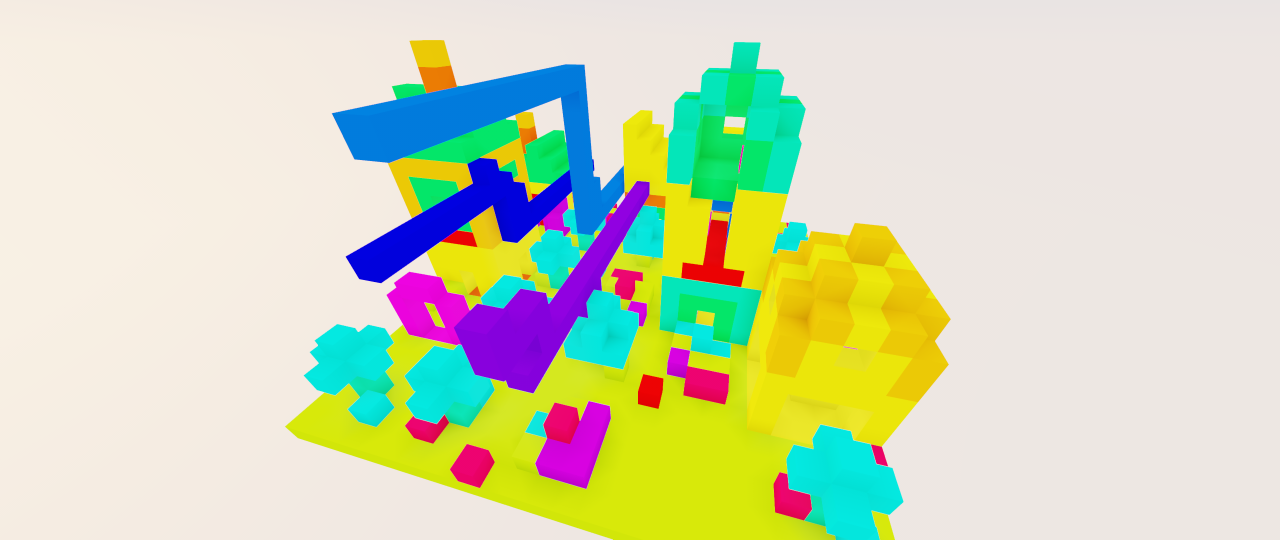
#> input picture mc_vid2struct/mcb_dataset/color_testing/color_example.png, 2560 x 1080 px (shown at 1/2 size)
$ jupyter execute analyse_colors.ipynb
#> lines starting #> are read from the running program, lines starting #| are printed output that depends on the picture; after the words box and inside, x2 and y2 are one past the last pixel; in counts of white or black regions, pixels touching at a corner belong together
[cell 1]
from PIL import Image
import numpy as np
import matplotlib.pyplot as plt

[cell 2]
image = Image.open('color_example.png').convert('HSV')
#> image: PIL image 2560x1080 HSV; mean H, S, V 43.6, 88.6, 236.8
white_threshold = 0.9  # Adjust threshold as needed
non_white_pixels = (np.array(image)[:, :, 1] / 255) > 0.5
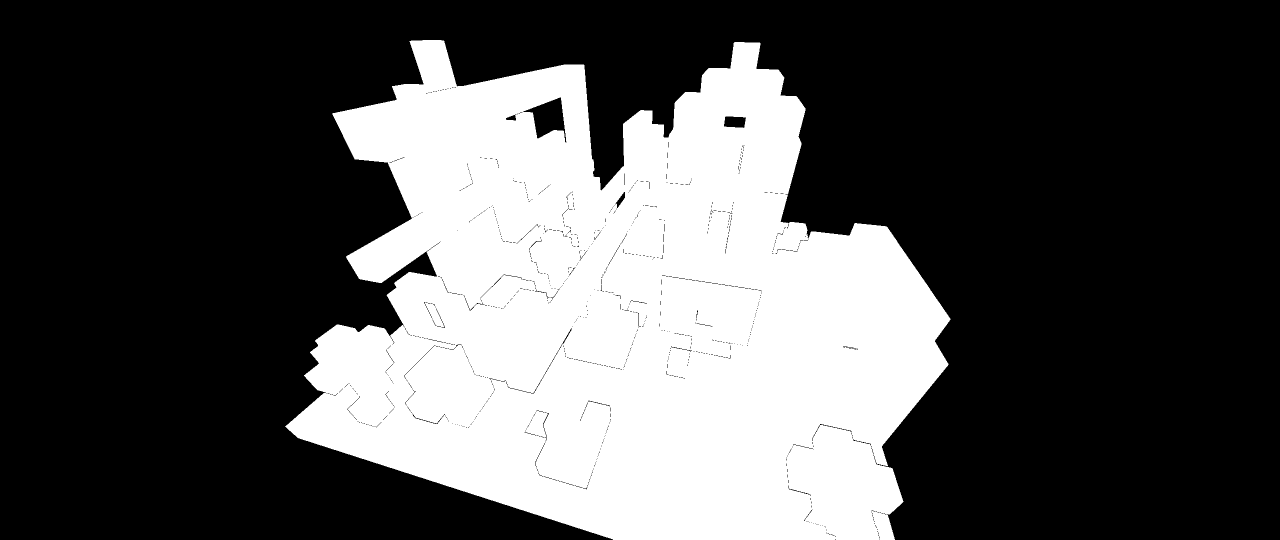
#> non_white_pixels: shape (1080, 2560) bool (shown at 1/2 size); 32.3% white; 1 white region, box (x1, y1, x2, y2) and area: (570, 80, 1901, 1080) 891670
hsv_image_filtered = np.array(image)[non_white_pixels]
hue_values = hsv_image_filtered[:, 0] / 255 * 360
plt.figure(figsize=(10,4))
plt.hist(hue_values, bins=360//5, range=(0, 360), color='blue', edgecolor='black')
plt.title('Histogram of Hue Values')
plt.xlabel('Hue')
plt.ylabel('Frequency')
plt.xticks([i*20 for i in range(18)])
plt.show()
#> figure, not shown here; tallest bar 207299 high, from x = 60 to 65

[cell 3]
image = Image.open('color2.png')
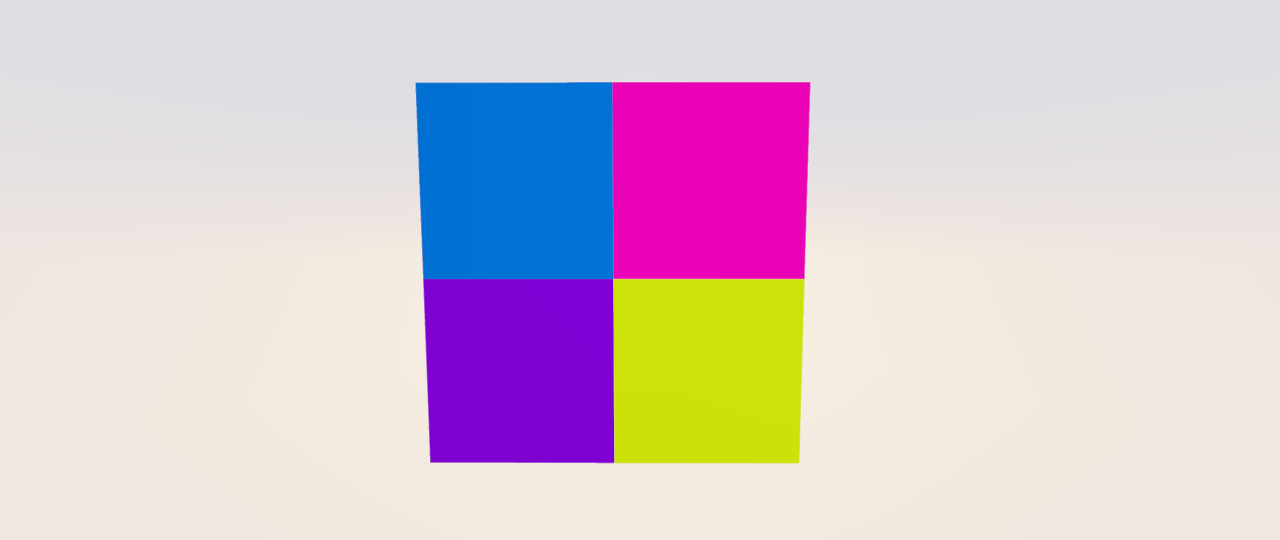
#> input picture mc_vid2struct/mcb_dataset/color_testing/color2.png, 2560 x 1080 px (shown at 1/2 size)
#> image is the input picture: PIL image 2560x1080 RGBA; mean R, G, B, A 214.7, 198, 210.1, 255
print('white ', np.array(image)[0][0])
#| white  [223 222 226 255]
print('blue  ', np.array(image)[350][1050])
#| blue   [  1 114 213 255]
print('pink  ', np.array(image)[350][1400])
#| pink   [233   2 182 255]
print('purple', np.array(image)[750][1050])
#| purple [127   1 211 255]
print('yellow', np.array(image)[750][1400])
#| yellow [205 226   8 255]
print()
image = Image.open('color2.png').convert('HSV')
#> image: PIL image 2560x1080 HSV; mean H, S, V 93.2, 62, 232.1
print('white ', np.array(image)[0][0])
#| white  [180   4 226]
print('blue  ', np.array(image)[350][1050])
#| blue   [147 253 213]
print('pink  ', np.array(image)[350][1400])
#| pink   [221 252 233]
print('purple', np.array(image)[750][1050])
#| purple [195 253 211]
print('yellow', np.array(image)[750][1400])
#| yellow [ 46 245 226]

[cell 4]
hue_values = np.array(image)[:, :, 0].flatten() / 255
plt.hist(hue_values, bins=360, range=(0, 1), color='blue', edgecolor='black')
plt.title('Histogram of Hue Values')
plt.xlabel('Hue')
plt.ylabel('Frequency')
plt.show()
#> figure, not shown here; tallest bar 321605 high, from x = 0.0694 to 0.0722

[cell 5]
white_threshold = 0.9  # Adjust threshold as needed
non_white_pixels = (np.array(image)[:, :, 1] / 255) > 0.5
#> non_white_pixels: shape (1080, 2560) bool; 21% white; 2 white regions, box (x1, y1, x2, y2) and area: (831, 164, 1621, 926) 441884, (1228, 559, 1609, 927) 137735
hsv_image_filtered = np.array(image)[non_white_pixels]
hue_values = hsv_image_filtered[:, 0] / 255 * 360
plt.figure(figsize=(10,4))
plt.hist(hue_values, bins=360, range=(0, 360), color='blue', edgecolor='black')
plt.title('Histogram of Hue Values')
plt.xlabel('Hue')
plt.xticks([i*20 for i in range(18)])
plt.ylabel('Frequency')
plt.show()
#> figure, not shown here; tallest bar 150665 high, from x = 312 to 313

[cell 6]
image = Image.open('color2.png').convert('HSV')
white_threshold = 0.9  # Adjust threshold as needed
non_white_pixels = (np.array(image)[:, :, 1] / 255) > 0.5
hsv_image_filtered = np.array(image)[non_white_pixels]
hue_values = hsv_image_filtered[:, 0] / 255 * 360
plt.figure(figsize=(10,4))
plt.hist(hue_values, bins=360//5, range=(0, 360), color='blue', edgecolor='black')
plt.title('Histogram of Hue Values')
plt.xlabel('Hue')
plt.ylabel('Frequency')
plt.xticks([i*20 for i in range(18)])
plt.show()
#> figure, not shown here; tallest bar 151928 high, from x = 310 to 315

[cell 7]
image = Image.open('color2plus.png').convert('HSV')
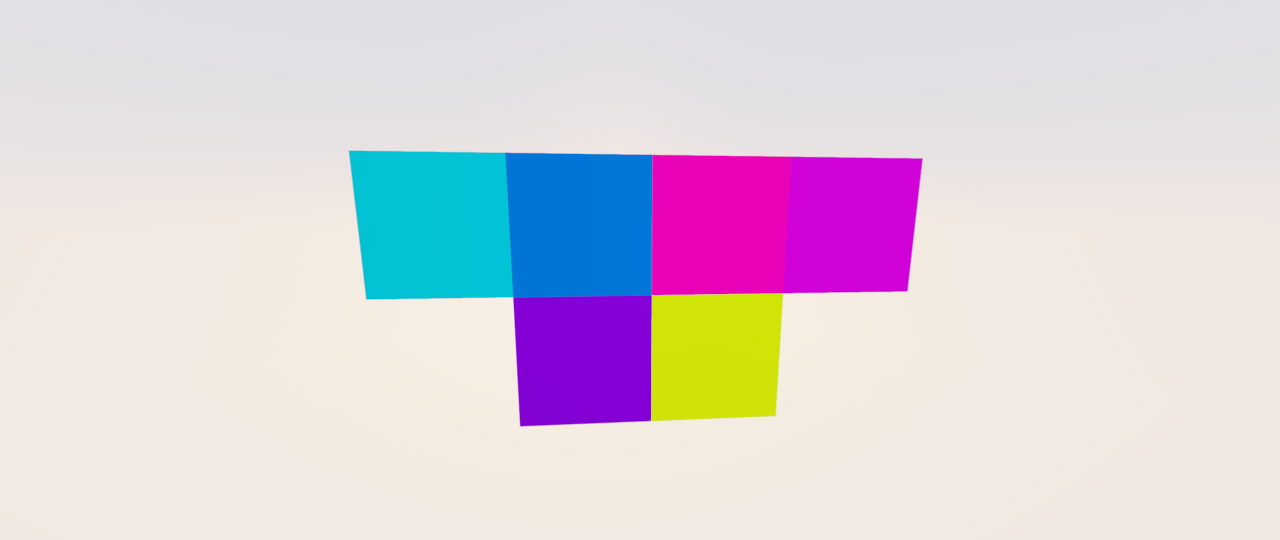
#> input picture mc_vid2struct/mcb_dataset/color_testing/color2plus.png, 2560 x 1080 px (shown at 1/2 size)
#> image: PIL image 2560x1080 HSV; mean H, S, V 87.9, 50, 234
white_threshold = 0.9  # Adjust threshold as needed
non_white_pixels = (np.array(image)[:, :, 1] / 255) > 0.5
#> non_white_pixels: shape (1080, 2560) bool; 16.1% white; 2 white regions, box (x1, y1, x2, y2) and area: (698, 302, 1845, 852) 381196, (1303, 587, 1566, 842) 63074
hsv_image_filtered = np.array(image)[non_white_pixels]
hue_values = hsv_image_filtered[:, 0] / 255 * 360
plt.figure(figsize=(10,4))
plt.hist(hue_values, bins=360//5, range=(0, 360), color='blue', edgecolor='black')
plt.title('Histogram of Hue Values')
plt.xlabel('Hue')
plt.ylabel('Frequency')
plt.xticks([i*20 for i in range(18)])
plt.show()
#> figure, not shown here; tallest bar 87942 high, from x = 180 to 185

[cell 8]
image = Image.open('colorsinglegold.png').convert('HSV')
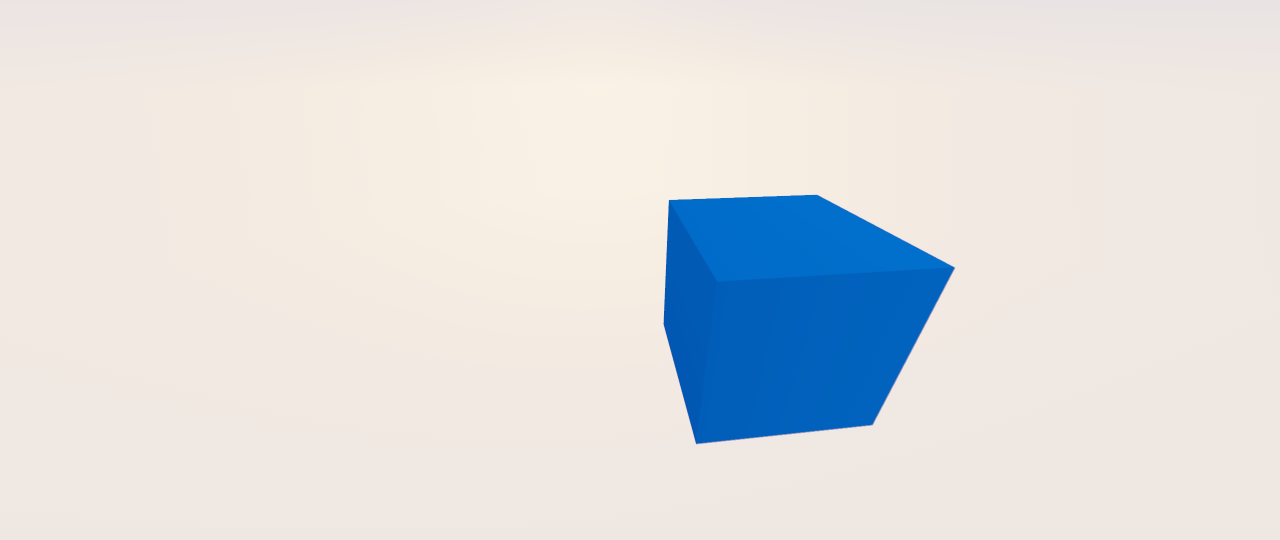
#> input picture mc_vid2struct/mcb_dataset/color_testing/colorsinglegold.png, 2560 x 1080 px (shown at 1/2 size)
#> image: PIL image 2560x1080 HSV; mean H, S, V 29, 34, 237.2
white_threshold = 0.9  # Adjust threshold as needed
non_white_pixels = (np.array(image)[:, :, 1] / 255) > 0.5
#> non_white_pixels: shape (1080, 2560) bool; 8% white; 1 white region, box (x1, y1, x2, y2) and area: (1327, 390, 1909, 887) 219922
hsv_image_filtered = np.array(image)[non_white_pixels]
hue_values = hsv_image_filtered[:, 0] / 255 * 360
plt.figure(figsize=(10,4))
plt.hist(hue_values, bins=360//5, range=(0, 360), color='blue', edgecolor='black')
plt.title('Histogram of Hue Values')
plt.xlabel('Hue')
plt.ylabel('Frequency')
plt.xticks([i*20 for i in range(18)])
plt.show()
#> figure, not shown here; tallest bar 212146 high, from x = 205 to 210

[cell 9]
image = Image.open('colorsinglewool.png').convert('HSV')
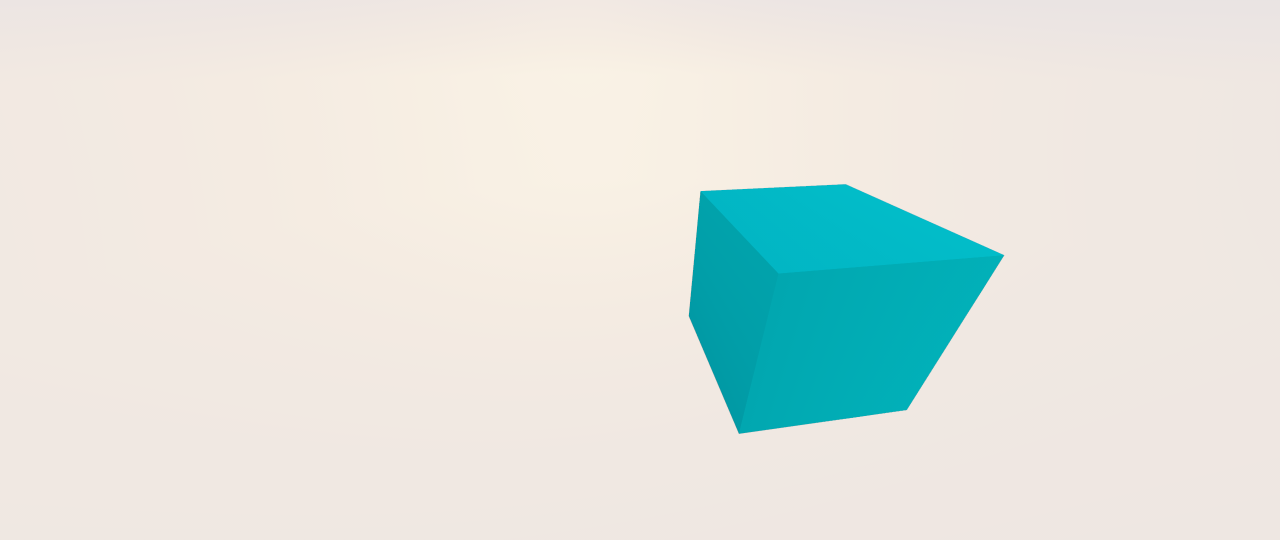
#> input picture mc_vid2struct/mcb_dataset/color_testing/colorsinglewool.png, 2560 x 1080 px (shown at 1/2 size)
#> image: PIL image 2560x1080 HSV; mean H, S, V 28, 34.8, 236.6
white_threshold = 0.9  # Adjust threshold as needed
non_white_pixels = (np.array(image)[:, :, 1] / 255) > 0.5
#> non_white_pixels: shape (1080, 2560) bool; 8.2% white; 1 white region, box (x1, y1, x2, y2) and area: (1378, 369, 2008, 867) 227537
hsv_image_filtered = np.array(image)[non_white_pixels]
hue_values = hsv_image_filtered[:, 0] / 255 * 360
plt.figure(figsize=(10,4))
plt.hist(hue_values, bins=360//5, range=(0, 360), color='blue', edgecolor='black')
plt.title('Histogram of Hue Values')
plt.xlabel('Hue')
plt.ylabel('Frequency')
plt.xticks([i*20 for i in range(18)])
plt.show()
#> figure, not shown here; tallest bar 227537 high, from x = 180 to 185

[cell 10]
image = Image.open('colorsingleleaves.png').convert('HSV')
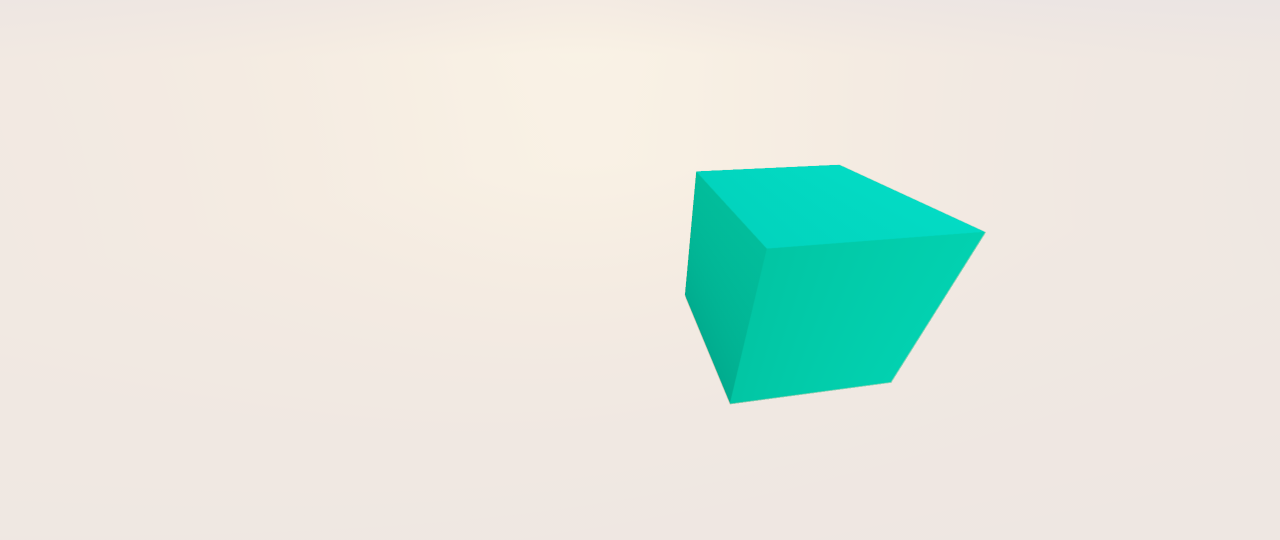
#> input picture mc_vid2struct/mcb_dataset/color_testing/colorsingleleaves.png, 2560 x 1080 px (shown at 1/2 size)
#> image: PIL image 2560x1080 HSV; mean H, S, V 26.8, 33.3, 238.6
white_threshold = 0.9  # Adjust threshold as needed
non_white_pixels = (np.array(image)[:, :, 1] / 255) > 0.5
#> non_white_pixels: shape (1080, 2560) bool; 7.6% white; 1 white region, box (x1, y1, x2, y2) and area: (1370, 330, 1970, 807) 209029
hsv_image_filtered = np.array(image)[non_white_pixels]
hue_values = hsv_image_filtered[:, 0] / 255 * 360
plt.figure(figsize=(10,4))
plt.hist(hue_values, bins=360//5, range=(0, 360), color='blue', edgecolor='black')
plt.title('Histogram of Hue Values')
plt.xlabel('Hue')
plt.ylabel('Frequency')
plt.xticks([i*20 for i in range(18)])
plt.show()
#> figure, not shown here; tallest bar 151578 high, from x = 165 to 170

[cell 11]
image = Image.open('color_example.png')
#> image is the input picture: PIL image 2560x1080 RGBA; mean R, G, B, A 207.9, 215.5, 185.3, 255
print(np.array(image)[0][0])
#| [245 236 227 255]

[cell 12]
image = Image.open('color_example.png').convert('HSV')
print(np.array(image)[0][0])
#| [ 21  18 245]
print(np.array(image)[520][750])
#| [170 253 221]

[cell 13]
image = Image.open('color_example.png')
image_array = np.array(image)
hsv_image = plt.cm.colors.rgb_to_hsv(image_array[:, :, :3] / 255.)
#> hsv_image: shape (1080, 2560, 3) float64; mean of channels 0, 1, 2 0.173, 0.35, 0.929
hue_values = hsv_image[:, :, 0].flatten()

[cell 14]
plt.hist(hue_values, bins=360//5, range=(0, 1), color='blue', edgecolor='black')
plt.title('Histogram of Hue Values')
plt.xlabel('Hue')
plt.ylabel('Frequency')
plt.show()
#> figure, not shown here; tallest bar 754929 high, from x = 0.0556 to 0.0694

[cell 15]
image_array[520][750]
#> Out = [1, 1, 221, 255]

[cell 16]
hsv_image[520][750]
#> Out = [0.667, 0.995, 0.867]

[cell 17]
white_threshold = 0.9  # Adjust threshold as needed
non_white_pixels = hsv_image[:, :, 1] < white_threshold
#> non_white_pixels: shape (1080, 2560) bool; 70.5% white; 49 black regions (6 under 20 px), largest, box (x1, y1, x2, y2) and area: (571, 85, 1901, 1080) 416128, (664, 129, 1248, 594) 153076, (774, 362, 1299, 786) 60425
hsv_image_filtered = hsv_image[non_white_pixels]
hue_values = hsv_image_filtered[:, 0]

[cell 18]
plt.hist(hue_values, bins=180, range=(0, 1), color='blue', edgecolor='black')
plt.title('Histogram of Hue Values (Excluding White)')
plt.xlabel('Hue')
plt.ylabel('Frequency')
plt.show()
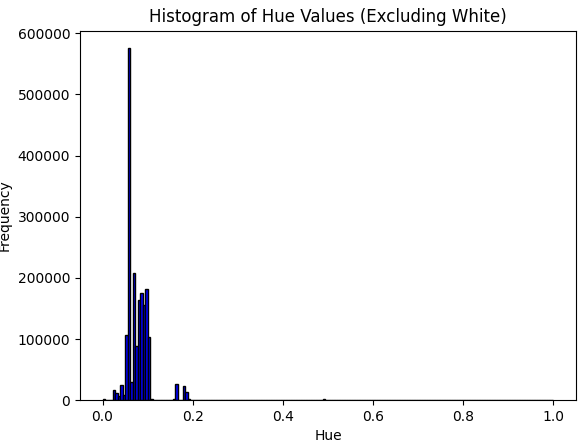
#> figure drawn by matplotlib, 1 panel; tallest bar 575500 high, from x = 0.0556 to 0.0611
